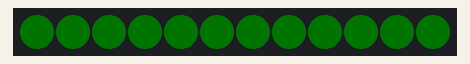
Simulated run of this sketch. Board: Arduino Uno, built with avr-gcc and run on an emulated ATmega328P. On the bench: 12 RGB LEDs in strip order, left to right. Dim RGB values are drawn brighter than linear; random numbers use the default seed unless the sketch sets one.

Above: at 0.15 s.
At 16.31 s:
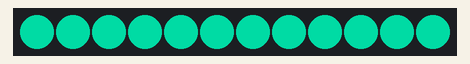
At 16.92 s:
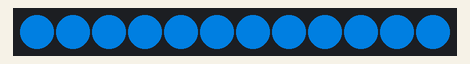
At 17.9 s:
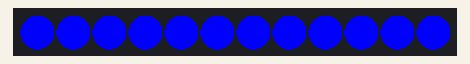
At 31.23 s:
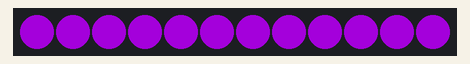
At 32.8 s:
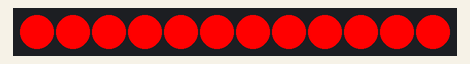

The sketch:

Lamp_full.ino
```cpp
#include <Adafruit_NeoPixel.h>

#define PIN 0
#define NUMPIXELS 12

Adafruit_NeoPixel strip = Adafruit_NeoPixel(NUMPIXELS, PIN, NEO_GRB + NEO_KHZ800);

int waitTime = 25;
int curLit = 0;
int maxLight = 255;
int minLight = 25;

uint32_t white = strip.Color(255, 255, 255);
uint32_t red = strip.Color(255, 0, 0);
uint32_t green = strip.Color(0, 255, 0);
uint32_t blue = strip.Color(0, 0, 255);
uint32_t pink = strip.Color(255, 20, 175);
uint32_t none = strip.Color(0, 0, 0);
uint32_t yellow = strip.Color(142, 111, 0);
uint32_t purple = strip.Color(228, 157, 232);

//Didn't work
//struct RetVal {
//  uint8_t red;
//  uint8_t green;
//  uint8_t blue;
//};
//
//RetVal separateColors(uint32_t color);
//
//RetVal separateColors(uint32_t color) {
//  uint8_t r = ((uint8_t)color >> 16),
//    g = ((uint8_t)color >>  8),
//    b = (uint8_t)color;
//
//  return { r, g, b };
//}

// Returns the Red component of a 32-bit color
uint8_t Red(uint32_t color)
{
    return (color >> 16) & 0xFF;
}

// Returns the Green component of a 32-bit color
uint8_t Green(uint32_t color)
{
    return (color >> 8) & 0xFF;
}

// Returns the Blue component of a 32-bit color
uint8_t Blue(uint32_t color)
{
    return color & 0xFF;
}

//END UTILS
//**********************//

void setup() {
  strip.begin();
  strip.show();
}

void loop() {

  colorFade(green); // fade into red
  colorFade(blue); // and then into white
  colorFade(red); // fade into red
  colorFade(white); // and then into white
  colorFade(yellow); // fade into red
  colorFade(green); // and then into white
  delay(5000);

  //  flashRandom(70, 8);
  //    fadeInAll(255, 0, 0);
  //  delay(8000);

  // for(uint16_t i = 0; i < 50; i++) {
  //    fadeInAll(142, 111, 0);
  //    delay(50);
  //    fadeOutAll(142, 111, 0);
  // }

  //  for(uint16_t i = 0; i < 50; i++) {
  //    chase(0, 0, 255, white);
  //  }
}

void chase(uint32_t red, uint32_t green, uint32_t blue, uint32_t baseColor) {
    for(uint16_t i=0; i<strip.numPixels() + 3; i++) {
      strip.setPixelColor(i, red, green, blue); // Draw new pixel
      strip.setPixelColor(i-1, red/2, green/2, blue/8); // Draw new pixel
      strip.setPixelColor(i-2, red/4, green/4, blue/16); // Draw new pixel
      strip.setPixelColor(i-3, baseColor); // Erase pixel a few steps bac
      strip.show();
      delay(500);
  }
}

void colorFade(uint32_t changeToColor) {
  for(uint16_t i = 0; i < strip.numPixels(); i++) {
      uint8_t curr_r, curr_g, curr_b;
      uint32_t curr_col = strip.getPixelColor(i); // get the current colour
      curr_b = curr_col & 0xFF; curr_g = (curr_col >> 8) & 0xFF; curr_r = (curr_col >> 16) & 0xFF;  // separate into RGB components

      uint8_t set_r, set_g, set_b;
      set_b = changeToColor & 0xFF; set_g = (changeToColor >> 8) & 0xFF; set_r = (changeToColor >> 16) & 0xFF;  // separate into RGB components

      while ((curr_r != set_r) || (curr_g != set_g) || (curr_b != set_b)){  // while the curr color is not yet the target color
        if (curr_r < set_r) curr_r++; else if (curr_r > set_r) curr_r--;  // increment or decrement the old color values
        if (curr_g < set_g) curr_g++; else if (curr_g > set_g) curr_g--;
        if (curr_b < set_b) curr_b++; else if (curr_b > set_b) curr_b--;
        setAll(strip.Color(curr_r, curr_g, curr_b));
        strip.show();
        delay(10);  // add a delay if its too fast
      }
      delay(1000);
  }
}

void fadeIn(uint8_t index, uint32_t red, uint32_t green, uint32_t blue) {
  for (uint8_t b = minLight; b < maxLight; b++) {
    strip.setPixelColor(index, red * b / 255, green * b / 255, blue * b / 255);
    strip.show();
    delay(10);
  };
}

void fadeOut(uint8_t index, uint32_t red, uint32_t green, uint32_t blue) {
  for (uint8_t b = maxLight; b > minLight; b--) {
    strip.setPixelColor(index, red * b / 255, green * b / 255, blue * b / 255);
    strip.show();
    delay(10);
  };
}

void fadeInAll(uint32_t red, uint32_t green, uint32_t blue) {
  for (uint8_t b = minLight; b < maxLight; b++) {
    for (uint8_t p = 0; p < NUMPIXELS; p++) {
      strip.setPixelColor(p, red * b / 255, green * b / 255, blue * b / 255);
    };
    strip.show();
    delay(10);
  };
}

void fadeOutAll(uint32_t red, uint32_t green, uint32_t blue) {
  for (uint8_t b = maxLight; b > minLight; b--) {
    for (uint8_t p = 0; p < NUMPIXELS; p++) {
      strip.setPixelColor(p, red * b / 255, green * b / 255, blue * b / 255);
    };
    strip.show();
    delay(10);
  };
}

void flashRandom(int wait, uint8_t howmany) {

  for(uint16_t i=0; i<howmany; i++) {
    // get a random pixel from the list
    int j = random(strip.numPixels());

    // now we will 'fade' it in 5 steps
    for (int x=0; x < 5; x++) {
      int r = red * (x+1); r /= 5;
      int g = green * (x+1); g /= 5;
      int b = blue * (x+1); b /= 5;

      strip.setPixelColor(j, strip.Color(r, g, b));
      strip.show();
      delay(wait);
    }
    // & fade out in 5 steps
    for (int x=5; x >= 0; x--) {
      int r = red * x; r /= 5;
      int g = green * x; g /= 5;
      int b = blue * x; b /= 5;

      strip.setPixelColor(j, strip.Color(r, g, b));
      strip.show();
      delay(wait);
    }
  }
  // LEDs will be off when done (they are faded to 0)
}

void setAll(uint32_t color) {
  for (uint8_t p = 0; p < NUMPIXELS; p++) {
    strip.setPixelColor(p, color);
  };
  strip.show();
}
```
